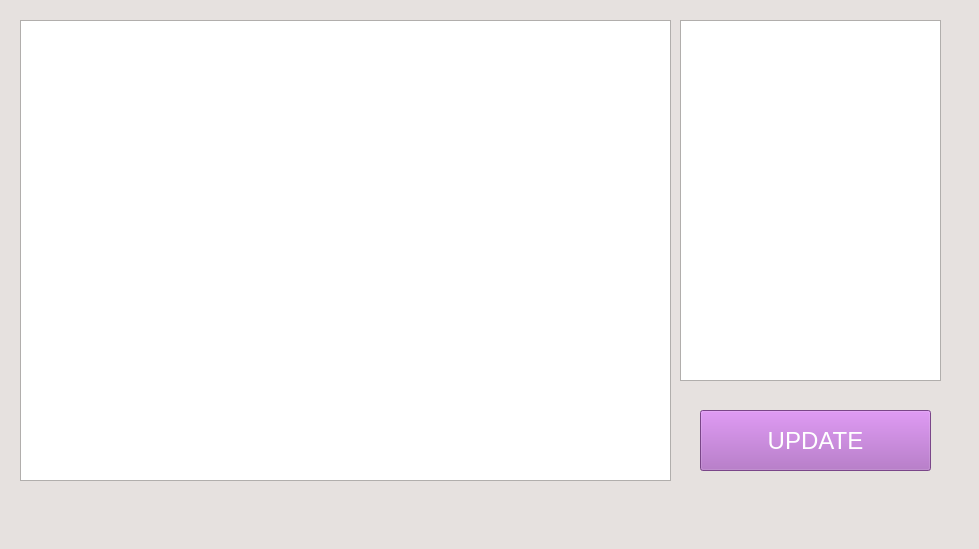
<?xml version="1.0" encoding="UTF-8"?>
<ui version="4.0">
 <class>AutoMode</class>
 <widget class="QWidget" name="AutoMode">
  <property name="geometry">
   <rect>
    <x>0</x>
    <y>0</y>
    <width>979</width>
    <height>549</height>
   </rect>
  </property>
  <property name="palette">
   <palette>
    <active>
     <colorrole role="Base">
      <brush brushstyle="SolidPattern">
       <color alpha="255">
        <red>255</red>
        <green>255</green>
        <blue>255</blue>
       </color>
      </brush>
     </colorrole>
     <colorrole role="Window">
      <brush brushstyle="SolidPattern">
       <color alpha="255">
        <red>230</red>
        <green>225</green>
        <blue>223</blue>
       </color>
      </brush>
     </colorrole>
    </active>
    <inactive>
     <colorrole role="Base">
      <brush brushstyle="SolidPattern">
       <color alpha="255">
        <red>255</red>
        <green>255</green>
        <blue>255</blue>
       </color>
      </brush>
     </colorrole>
     <colorrole role="Window">
      <brush brushstyle="SolidPattern">
       <color alpha="255">
        <red>230</red>
        <green>225</green>
        <blue>223</blue>
       </color>
      </brush>
     </colorrole>
    </inactive>
    <disabled>
     <colorrole role="Base">
      <brush brushstyle="SolidPattern">
       <color alpha="255">
        <red>230</red>
        <green>225</green>
        <blue>223</blue>
       </color>
      </brush>
     </colorrole>
     <colorrole role="Window">
      <brush brushstyle="SolidPattern">
       <color alpha="255">
        <red>230</red>
        <green>225</green>
        <blue>223</blue>
       </color>
      </brush>
     </colorrole>
    </disabled>
   </palette>
  </property>
  <property name="mouseTracking">
   <bool>false</bool>
  </property>
  <property name="windowTitle">
   <string>Form</string>
  </property>
  <widget class="QTableWidget" name="tableSources">
   <property name="geometry">
    <rect>
     <x>20</x>
     <y>20</y>
     <width>651</width>
     <height>461</height>
    </rect>
   </property>
  </widget>
  <widget class="QTableWidget" name="tableDevices">
   <property name="enabled">
    <bool>true</bool>
   </property>
   <property name="geometry">
    <rect>
     <x>680</x>
     <y>20</y>
     <width>261</width>
     <height>361</height>
    </rect>
   </property>
  </widget>
  <widget class="QPushButton" name="buttonRefresh">
   <property name="geometry">
    <rect>
     <x>700</x>
     <y>410</y>
     <width>231</width>
     <height>61</height>
    </rect>
   </property>
   <property name="palette">
    <palette>
     <active>
      <colorrole role="WindowText">
       <brush brushstyle="SolidPattern">
        <color alpha="255">
         <red>255</red>
         <green>255</green>
         <blue>255</blue>
        </color>
       </brush>
      </colorrole>
      <colorrole role="Button">
       <brush brushstyle="SolidPattern">
        <color alpha="255">
         <red>171</red>
         <green>98</green>
         <blue>192</blue>
        </color>
       </brush>
      </colorrole>
      <colorrole role="Text">
       <brush brushstyle="SolidPattern">
        <color alpha="255">
         <red>255</red>
         <green>255</green>
         <blue>255</blue>
        </color>
       </brush>
      </colorrole>
      <colorrole role="ButtonText">
       <brush brushstyle="SolidPattern">
        <color alpha="255">
         <red>255</red>
         <green>255</green>
         <blue>255</blue>
        </color>
       </brush>
      </colorrole>
      <colorrole role="Base">
       <brush brushstyle="SolidPattern">
        <color alpha="255">
         <red>171</red>
         <green>98</green>
         <blue>192</blue>
        </color>
       </brush>
      </colorrole>
      <colorrole role="Window">
       <brush brushstyle="SolidPattern">
        <color alpha="255">
         <red>171</red>
         <green>98</green>
         <blue>192</blue>
        </color>
       </brush>
      </colorrole>
      <colorrole role="PlaceholderText">
       <brush brushstyle="NoBrush">
        <color alpha="128">
         <red>255</red>
         <green>255</green>
         <blue>255</blue>
        </color>
       </brush>
      </colorrole>
     </active>
     <inactive>
      <colorrole role="WindowText">
       <brush brushstyle="SolidPattern">
        <color alpha="255">
         <red>255</red>
         <green>255</green>
         <blue>255</blue>
        </color>
       </brush>
      </colorrole>
      <colorrole role="Button">
       <brush brushstyle="SolidPattern">
        <color alpha="255">
         <red>171</red>
         <green>98</green>
         <blue>192</blue>
        </color>
       </brush>
      </colorrole>
      <colorrole role="Text">
       <brush brushstyle="SolidPattern">
        <color alpha="255">
         <red>255</red>
         <green>255</green>
         <blue>255</blue>
        </color>
       </brush>
      </colorrole>
      <colorrole role="ButtonText">
       <brush brushstyle="SolidPattern">
        <color alpha="255">
         <red>255</red>
         <green>255</green>
         <blue>255</blue>
        </color>
       </brush>
      </colorrole>
      <colorrole role="Base">
       <brush brushstyle="SolidPattern">
        <color alpha="255">
         <red>171</red>
         <green>98</green>
         <blue>192</blue>
        </color>
       </brush>
      </colorrole>
      <colorrole role="Window">
       <brush brushstyle="SolidPattern">
        <color alpha="255">
         <red>171</red>
         <green>98</green>
         <blue>192</blue>
        </color>
       </brush>
      </colorrole>
      <colorrole role="PlaceholderText">
       <brush brushstyle="NoBrush">
        <color alpha="128">
         <red>255</red>
         <green>255</green>
         <blue>255</blue>
        </color>
       </brush>
      </colorrole>
     </inactive>
     <disabled>
      <colorrole role="WindowText">
       <brush brushstyle="SolidPattern">
        <color alpha="255">
         <red>255</red>
         <green>255</green>
         <blue>255</blue>
        </color>
       </brush>
      </colorrole>
      <colorrole role="Button">
       <brush brushstyle="SolidPattern">
        <color alpha="255">
         <red>171</red>
         <green>98</green>
         <blue>192</blue>
        </color>
       </brush>
      </colorrole>
      <colorrole role="Text">
       <brush brushstyle="SolidPattern">
        <color alpha="255">
         <red>255</red>
         <green>255</green>
         <blue>255</blue>
        </color>
       </brush>
      </colorrole>
      <colorrole role="ButtonText">
       <brush brushstyle="SolidPattern">
        <color alpha="255">
         <red>255</red>
         <green>255</green>
         <blue>255</blue>
        </color>
       </brush>
      </colorrole>
      <colorrole role="Base">
       <brush brushstyle="SolidPattern">
        <color alpha="255">
         <red>171</red>
         <green>98</green>
         <blue>192</blue>
        </color>
       </brush>
      </colorrole>
      <colorrole role="Window">
       <brush brushstyle="SolidPattern">
        <color alpha="255">
         <red>171</red>
         <green>98</green>
         <blue>192</blue>
        </color>
       </brush>
      </colorrole>
      <colorrole role="PlaceholderText">
       <brush brushstyle="NoBrush">
        <color alpha="128">
         <red>255</red>
         <green>255</green>
         <blue>255</blue>
        </color>
       </brush>
      </colorrole>
     </disabled>
    </palette>
   </property>
   <property name="font">
    <font>
     <family>Arial</family>
     <pointsize>18</pointsize>
     <underline>false</underline>
     <strikeout>false</strikeout>
    </font>
   </property>
   <property name="styleSheet">
    <string notr="true">#buttonRefresh {

-webkit-box-shadow: inset 0 1px 0 rgba(255, 255, 255, 0.2), 0 1px 2px rgba(0, 0, 0, 0.08);
-moz-box-shadow: inset 0 1px 0 rgba(255, 255, 255, 0.2), 0 1px 2px rgba(0, 0, 0, 0.08);
box-shadow: inset 0 1px 0 rgba(255, 255, 255, 0.2), 0 1px 2px rgba(0, 0, 0, 0.08);
color: #fff;
display:block;

text-align: center;
font-family: Arial, Helvetica, sans-serif;



text-decoration: none;
text-shadow: 0 1px 1px rgba(0, 0, 0, 0.075);
-webkit-transition: background-color 0.1s linear;
-moz-transition: background-color 0.1s linear;
-o-transition: background-color 0.1s linear;
transition: background-color 0.1s linear;


background-color: rgb(171, 98, 192 );
border: 1px solid rgb( 33, 126, 74 );
div { border-radius: 10px; }
}

#buttonRefresh:hover {
background-color: rgb( 111, 55, 125 );
}
</string>
   </property>
   <property name="text">
    <string>UPDATE</string>
   </property>
  </widget>
 </widget>
 <resources/>
 <connections/>
</ui>
